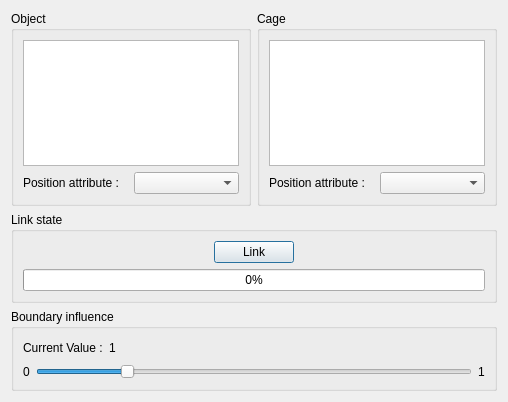
<?xml version="1.0" encoding="UTF-8"?>
<ui version="4.0">
 <class>Dialog_DeformationCage</class>
 <widget class="QDialog" name="Dialog_DeformationCage">
  <property name="geometry">
   <rect>
    <x>0</x>
    <y>0</y>
    <width>508</width>
    <height>402</height>
   </rect>
  </property>
  <property name="windowTitle">
   <string>Cagedeformation</string>
  </property>
  <layout class="QVBoxLayout" name="verticalLayout_2">
   <item>
    <layout class="QHBoxLayout" name="horizontalLayout_4">
     <item>
      <widget class="QGroupBox" name="group_object">
       <property name="title">
        <string>Object</string>
       </property>
       <layout class="QVBoxLayout" name="verticalLayout_3">
        <item>
         <widget class="QListWidget" name="list_objects"/>
        </item>
        <item>
         <layout class="QHBoxLayout" name="horizontalLayout_2">
          <item>
           <widget class="QLabel" name="label_2">
            <property name="text">
             <string>Position attribute :</string>
            </property>
           </widget>
          </item>
          <item>
           <widget class="QComboBox" name="combo_objectPositionAttribute">
            <property name="sizePolicy">
             <sizepolicy hsizetype="Preferred" vsizetype="Fixed">
              <horstretch>0</horstretch>
              <verstretch>0</verstretch>
             </sizepolicy>
            </property>
           </widget>
          </item>
         </layout>
        </item>
       </layout>
      </widget>
     </item>
     <item>
      <widget class="QGroupBox" name="group_cage">
       <property name="title">
        <string>Cage</string>
       </property>
       <layout class="QVBoxLayout" name="verticalLayout">
        <item>
         <widget class="QListWidget" name="list_cages"/>
        </item>
        <item>
         <layout class="QHBoxLayout" name="horizontalLayout_6">
          <item>
           <widget class="QLabel" name="label_7">
            <property name="text">
             <string>Position attribute :</string>
            </property>
           </widget>
          </item>
          <item>
           <widget class="QComboBox" name="combo_cagePositionAttribute"/>
          </item>
         </layout>
        </item>
       </layout>
      </widget>
     </item>
    </layout>
   </item>
   <item>
    <widget class="QGroupBox" name="group_linkState">
     <property name="title">
      <string>Link state</string>
     </property>
     <layout class="QVBoxLayout" name="verticalLayout_4">
      <item>
       <layout class="QHBoxLayout" name="horizontalLayout">
        <item>
         <spacer name="horizontalSpacer_2">
          <property name="orientation">
           <enum>Qt::Horizontal</enum>
          </property>
          <property name="sizeHint" stdset="0">
           <size>
            <width>40</width>
            <height>20</height>
           </size>
          </property>
         </spacer>
        </item>
        <item>
         <widget class="QPushButton" name="button_linkState">
          <property name="text">
           <string>Link</string>
          </property>
         </widget>
        </item>
        <item>
         <spacer name="horizontalSpacer">
          <property name="orientation">
           <enum>Qt::Horizontal</enum>
          </property>
          <property name="sizeHint" stdset="0">
           <size>
            <width>40</width>
            <height>20</height>
           </size>
          </property>
         </spacer>
        </item>
       </layout>
      </item>
      <item>
       <widget class="QProgressBar" name="progress_link">
        <property name="enabled">
         <bool>true</bool>
        </property>
        <property name="value">
         <number>0</number>
        </property>
        <property name="textVisible">
         <bool>true</bool>
        </property>
       </widget>
      </item>
     </layout>
    </widget>
   </item>
   <item>
    <widget class="QGroupBox" name="groupBox">
     <property name="title">
      <string>Boundary influence</string>
     </property>
     <layout class="QVBoxLayout" name="verticalLayout_5">
      <item>
       <layout class="QHBoxLayout" name="horizontalLayout_5">
        <item>
         <widget class="QLabel" name="label_5">
          <property name="text">
           <string>&lt;html&gt;&lt;head/&gt;&lt;body&gt;&lt;p&gt;Current Value :&lt;/p&gt;&lt;/body&gt;&lt;/html&gt;</string>
          </property>
         </widget>
        </item>
        <item>
         <widget class="QLabel" name="label_boundary">
          <property name="text">
           <string>1</string>
          </property>
         </widget>
        </item>
        <item>
         <spacer name="horizontalSpacer_3">
          <property name="orientation">
           <enum>Qt::Horizontal</enum>
          </property>
          <property name="sizeHint" stdset="0">
           <size>
            <width>40</width>
            <height>20</height>
           </size>
          </property>
         </spacer>
        </item>
       </layout>
      </item>
      <item>
       <layout class="QHBoxLayout" name="horizontalLayout_3">
        <item>
         <widget class="QLabel" name="label">
          <property name="text">
           <string>0</string>
          </property>
         </widget>
        </item>
        <item>
         <widget class="QSlider" name="slider_boundary">
          <property name="maximum">
           <number>500</number>
          </property>
          <property name="value">
           <number>100</number>
          </property>
          <property name="orientation">
           <enum>Qt::Horizontal</enum>
          </property>
          <property name="tickPosition">
           <enum>QSlider::NoTicks</enum>
          </property>
         </widget>
        </item>
        <item>
         <widget class="QLabel" name="label_3">
          <property name="text">
           <string>1</string>
          </property>
         </widget>
        </item>
       </layout>
      </item>
     </layout>
    </widget>
   </item>
  </layout>
 </widget>
 <resources/>
 <connections/>
</ui>
